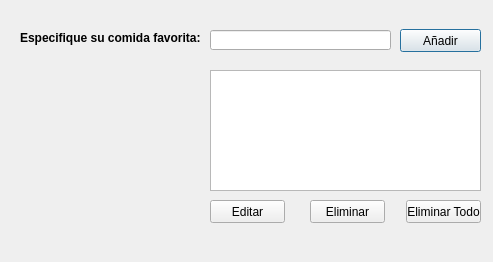
<?xml version="1.0" encoding="UTF-8"?>
<ui version="4.0">
 <class>frmComidaFavorita</class>
 <widget class="QDialog" name="frmComidaFavorita">
  <property name="geometry">
   <rect>
    <x>0</x>
    <y>0</y>
    <width>493</width>
    <height>262</height>
   </rect>
  </property>
  <property name="windowTitle">
   <string>Listado comidas favoritas</string>
  </property>
  <widget class="QLabel" name="lblComida">
   <property name="geometry">
    <rect>
     <x>20</x>
     <y>30</y>
     <width>181</width>
     <height>16</height>
    </rect>
   </property>
   <property name="font">
    <font>
     <weight>75</weight>
     <bold>true</bold>
    </font>
   </property>
   <property name="text">
    <string>Especifique su comida favorita:</string>
   </property>
  </widget>
  <widget class="QLineEdit" name="txtComida">
   <property name="geometry">
    <rect>
     <x>210</x>
     <y>30</y>
     <width>181</width>
     <height>20</height>
    </rect>
   </property>
  </widget>
  <widget class="QPushButton" name="btnAnadir">
   <property name="geometry">
    <rect>
     <x>400</x>
     <y>29</y>
     <width>81</width>
     <height>23</height>
    </rect>
   </property>
   <property name="text">
    <string>Añadir</string>
   </property>
  </widget>
  <widget class="QListWidget" name="listComida">
   <property name="geometry">
    <rect>
     <x>210</x>
     <y>70</y>
     <width>271</width>
     <height>121</height>
    </rect>
   </property>
  </widget>
  <widget class="QPushButton" name="btnEditar">
   <property name="geometry">
    <rect>
     <x>210</x>
     <y>200</y>
     <width>75</width>
     <height>23</height>
    </rect>
   </property>
   <property name="text">
    <string>Editar</string>
   </property>
  </widget>
  <widget class="QPushButton" name="btnEliminar">
   <property name="geometry">
    <rect>
     <x>310</x>
     <y>200</y>
     <width>75</width>
     <height>23</height>
    </rect>
   </property>
   <property name="text">
    <string>Eliminar</string>
   </property>
  </widget>
  <widget class="QPushButton" name="btnEliminarTodo">
   <property name="geometry">
    <rect>
     <x>406</x>
     <y>200</y>
     <width>75</width>
     <height>23</height>
    </rect>
   </property>
   <property name="text">
    <string>Eliminar Todo</string>
   </property>
  </widget>
 </widget>
 <resources/>
 <connections/>
</ui>
